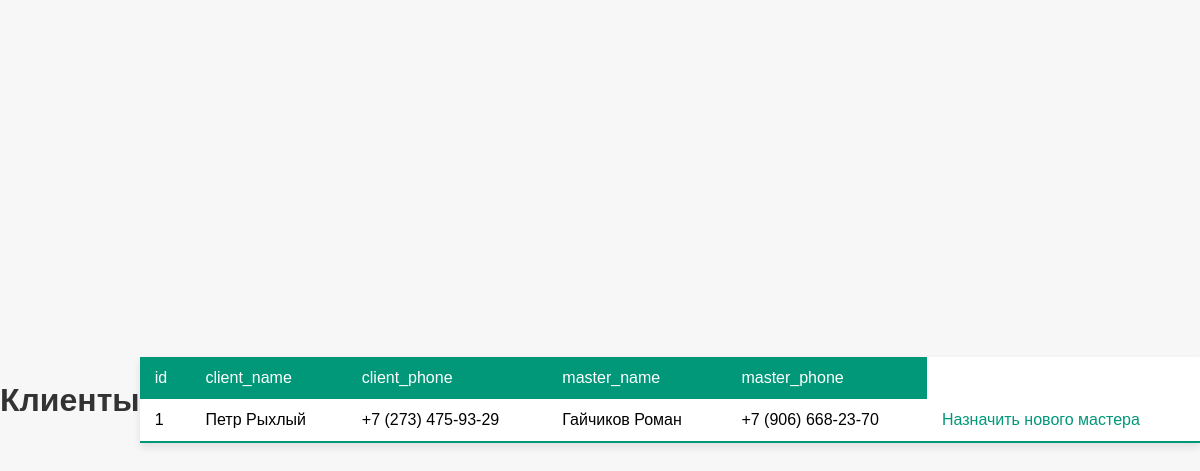
Before: /global_admin/clients with the older database file.
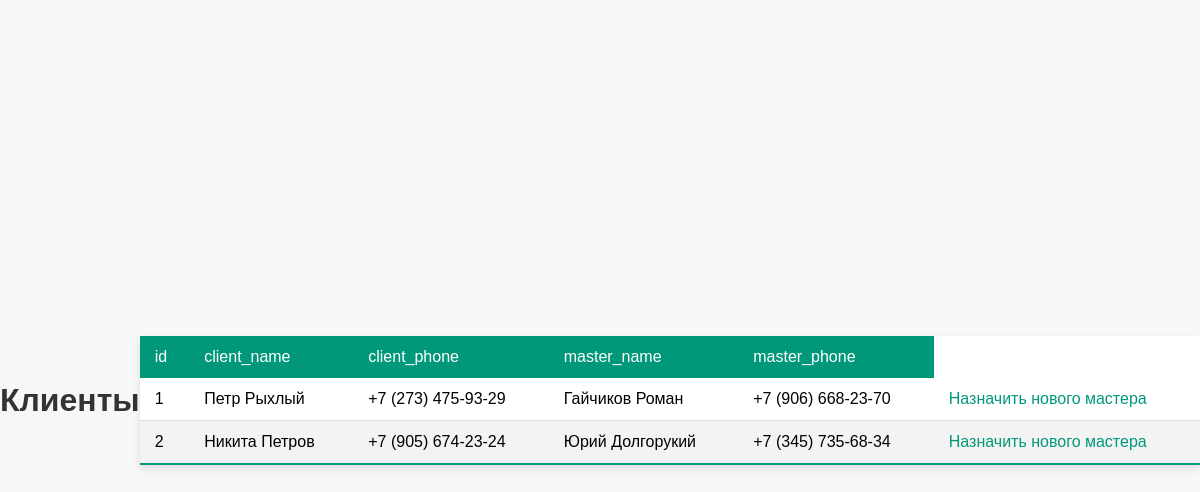
After: the same page with the newer database file.
### models/Client.py (models this page shows)
class Client(Base):
    __tablename__='clients'
    id=Column(Integer,primary_key=True,autoincrement=True)
    name=Column(String)
    email=Column(String,nullable=True)
    phone=Column(String)
    avatar=Column(String,nullable=True)
    comment=Column(String,nullable=True,default="Отсутствует")
    master_id=Column(Integer,ForeignKey('masters.id', ondelete='SET NULL'))
    master= relationship('Master',back_populates='clients')
    record = relationship('Record',back_populates='client')

### models/Master.py (models this page shows)
class Master(Base):
    __tablename__="masters"
    id=Column(Integer,primary_key=True,autoincrement=True)
    name=Column(String)
    phone=Column(String)
    rate=Column(Integer)
    clients= relationship('Client',back_populates='master')
    records=relationship('Record',back_populates='master')

### views/global_admin.py (the view)
@app.route(scope_name+"clients")
def global_admin_clients():
    clients=session.query(Client).all()
    return render_template(scope_name+"clients.html", headers=['id','client_name','client_phone','master_name','master_phone'],  clients=clients)

### templates/global_admin/clients.html
{% extends 'global_admin/base.html' %}
{%block link%} <link rel="stylesheet" href="{{ url_for('static', filename='css/global_admin_clients.css')
}}"> {% endblock %}
{% block content %}
<h1>Клиенты</h1>
<table class="styled-table">
    <thead>
        <tr>
            {% for h in headers %}
               <td>{{h}}</td>
            {% endfor %}
        </tr>
    </thead>
    <tbody>
        {% for client in clients %}
        <tr>
            <td>{{client.id}}</td>
            <td>{{client.name}}</td>
            <td>{{client.phone}}</td>
            <td>{{client.master.name}}</td>
            <td>{{client.master.phone}}</td>
            <td class="record"><a href="{{ url_for('profile_client',client_id=client.id, role='global_admin') }}">Назначить нового мастера</a></td>
        </tr>
        {% endfor %}
    </tbody>
</table>
{% endblock %}

Changed rows visible on the page:
added Client: id "2", name "Никита Петров", phone "+7 (905) 674-23-24", master.name "Юрий Долгорукий", master.phone "+7 (345) 735-68-34"
